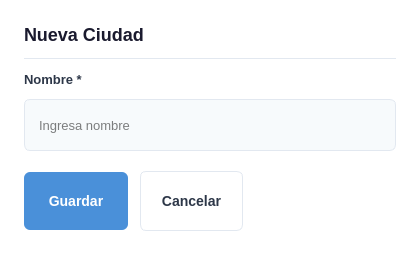
<?xml version="1.0" encoding="UTF-8"?>
<ui version="4.0">
 <class>CiudadesForm</class>
 <widget class="QDialog" name="CiudadesForm">
  <property name="geometry"><rect><x>0</x><y>0</y><width>420</width><height>230</height></rect></property>
  <property name="windowTitle"><string>Nueva Ciudad</string></property>
  <property name="styleSheet"><string notr="true">
QDialog { background-color: white; }
QLabel#dialogTitle { font-size: 18px; font-weight: bold; color: #1a1a2e; }
QLineEdit { padding: 8px 12px; border: 1px solid #e2e8f0; border-radius: 6px; background-color: #f7fafc; font-size: 13px; min-height: 34px; }
QLineEdit:focus { border: 1px solid #4a90d9; background-color: white; }
QLineEdit:hover { border: 1px solid #cbd5e0; }
QPushButton#btnGuardar { background-color: #4a90d9; color: white; border: none; border-radius: 6px; font-size: 14px; font-weight: 600; padding: 10px 24px; min-height: 38px; }
QPushButton#btnGuardar:hover { background-color: #3a7bc8; }
QPushButton#btnCancelar { background-color: white; color: #2d3748; border: 1px solid #e2e8f0; border-radius: 6px; font-size: 14px; font-weight: 500; padding: 10px 20px; min-height: 38px; }
QPushButton#btnCancelar:hover { background-color: #f7fafc; border-color: #cbd5e0; }
  </string></property>
  <layout class="QVBoxLayout" name="mainLayout">
   <property name="spacing"><number>12</number></property>
   <property name="leftMargin"><number>24</number></property><property name="topMargin"><number>24</number></property><property name="rightMargin"><number>24</number></property><property name="bottomMargin"><number>24</number></property>
   <item><widget class="QLabel" name="dialogTitle"><property name="text"><string>Nueva Ciudad</string></property></widget></item>
   <item><widget class="QFrame" name="separator"><property name="frameShape"><enum>QFrame::HLine</enum></property><property name="styleSheet"><string>color: #e2e8f0;</string></property></widget></item>
   <item><widget class="QLabel" name="label_Nombre"><property name="text"><string>Nombre *</string></property><property name="styleSheet"><string>font-size: 13px; color: #2d3748; font-weight: 600;</string></property></widget></item>
   <item><widget class="QLineEdit" name="input_Nombre"><property name="placeholderText"><string>Ingresa nombre</string></property></widget></item>
   <item><spacer name="verticalSpacer"><property name="orientation"><enum>Qt::Vertical</enum></property><property name="sizeType"><enum>QSizePolicy::Fixed</enum></property><property name="sizeHint" stdset="0"><size><width>20</width><height>8</height></size></property></spacer></item>
   <item>
    <layout class="QHBoxLayout" name="buttonLayout">
     <item><widget class="QPushButton" name="btnGuardar"><property name="text"><string>Guardar</string></property><property name="cursor"><cursorShape>PointingHandCursor</cursorShape></property></widget></item>
     <item><widget class="QPushButton" name="btnCancelar"><property name="text"><string>Cancelar</string></property><property name="cursor"><cursorShape>PointingHandCursor</cursorShape></property></widget></item>
     <item><spacer name="buttonSpacer"><property name="orientation"><enum>Qt::Horizontal</enum></property><property name="sizeHint" stdset="0"><size><width>40</width><height>20</height></size></property></spacer></item>
    </layout>
   </item>
  </layout>
 </widget>
 <resources/>
 <connections/>
</ui>
